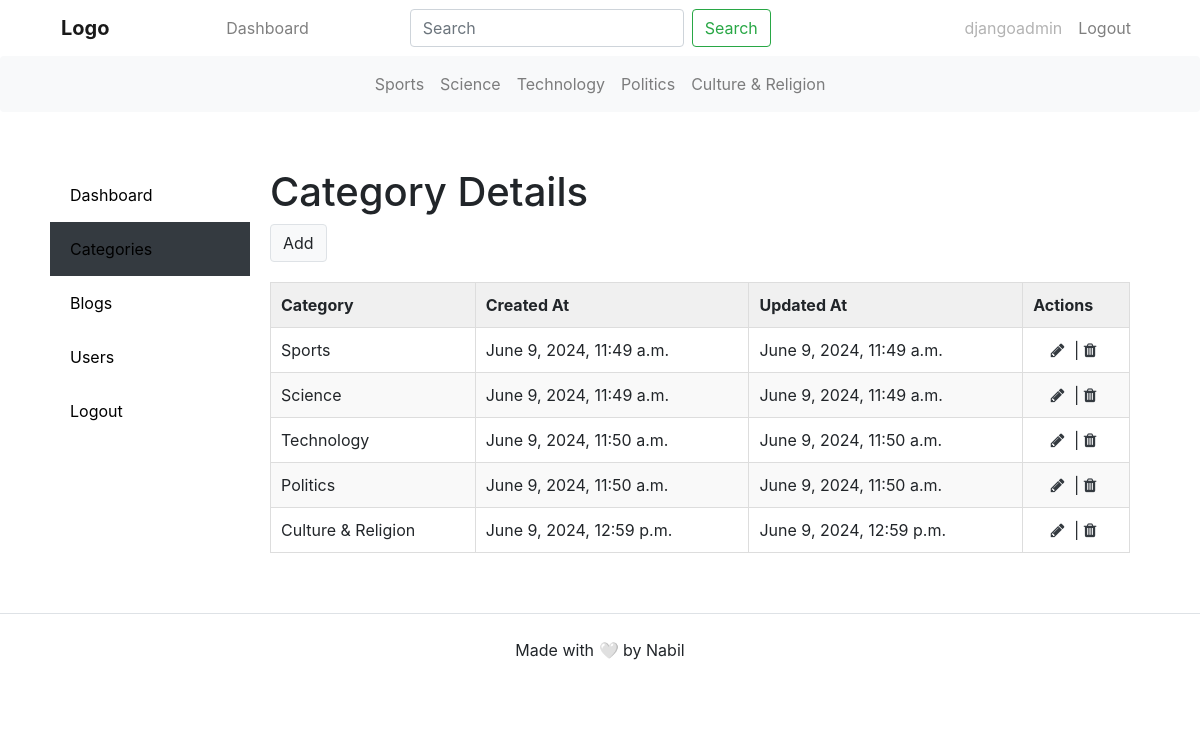
Screenshot of /dashboard/categories/ (signed in) with the database file from the repository.
### category/models.py (models this page shows, shortened)
class Category(models.Model):
    category = models.CharField(max_length=200, unique=True)
    created_at = models.DateTimeField(auto_now=True)
    updated_at = models.DateTimeField(auto_now_add=True)
    class Meta:
        verbose_name_plural = 'categories'

### dashboard/views.py (the view)
# urls.py: path('categories/', views.categories, name='categories'),
@login_required(login_url='login_view')
def categories(request):
    return render(request, 'dashboard/categories.html')

### category/context_processors.py (called while the page is built)
def get_category(request):
    categories = Category.objects.all()
    context = {
        'categories':categories,
    }
    return context

### templates/dashboard/categories.html (shortened to what this page needs)
{% extends 'base.html' %}
{% load static %}
{% block styles %}
  {{ block.super }}
  <link rel="stylesheet" href="{% static 'css/categories.css' %}">
{% endblock %}
{% block body %}
<div class="container dashboard-outer-container">
  <div class="dashboard-container">
    {% include 'dashboard/sidebar.html' %}
    <main class="dashboard-main-content">
      <section id="dashboard">
        <h1>Category Details</h1>
        <div class="add-button">
          <a href="{% url 'add_category' %}" class="btn border bg-light">Add</a>
        </div>
        <table class="dashboard-table">
          <thead>
            <tr>
              <th>Category</th>
              <th>Created At</th>
              <th>Updated At</th>
              <th>Actions</th>
            </tr>
          </thead>
          <tbody>
            {% for cat in categories %}
            <tr>
              <td>{{ cat.category }}</td>
              <td>{{ cat.created_at }}</td>
              <td>{{ cat.updated_at }}</td>
              <td>
                <a class="text-dark" href="{% url 'edit_categories' cat.id %}">
                  <i class="fa fa-pencil"></i>
                </a>
                |
                <a class="text-dark" href="{% url 'delete_categories' cat.id %}">
                  <i class="fa fa-trash"></i>
                </a>
              </td>
            </tr>
            {% endfor %}
          </tbody>
        </table>
      </section>
    </main>
  </div>
</div>
{% endblock %}

### templates/base.html (shortened to what this page needs)
{% load static %}
<!DOCTYPE html>
<html lang="en">
<head>
  <link rel="stylesheet" href="https://cdnjs.cloudflare.com/ajax/libs/font-awesome/4.7.0/css/font-awesome.min.css">
  <link href="https://stackpath.bootstrapcdn.com/bootstrap/4.5.2/css/bootstrap.min.css" rel="stylesheet">
  {% block styles %}
  <link href="{% static 'css/base.css' %}" rel="stylesheet">
  {% endblock %}
</head>
<body>
<div class="container">
  <nav class="navbar navbar-expand-lg navbar-light">
    <a class="navbar-brand" href="{% url 'home' %}">Logo</a>
    <div class="collapse navbar-collapse" id="navbarNav">
      <ul class="navbar-nav">
        {% if user.is_authenticated %}
        <li class="nav-item">
          <a class="nav-link" href="{% url 'dashboard' %}">Dashboard</a>
        </li>
        {% endif %}
      </ul>
      <form onsubmit="return validateForm();" action="{% url 'search' %}" method="GET" class="form-inline my-2 my-lg-0 navbar-search">
        <input name="search_keyword" id="search_keyword" class="form-control mr-sm-2" type="search" placeholder="Search" aria-label="Search">
        <button id="submit_button_search" class="btn btn-outline-success my-2 my-sm-0" type="submit">Search</button>
      </form>
      <ul class="navbar-nav ml-auto">
        {% if not user.is_authenticated %}
        <li class="nav-item">
          <a class="nav-link" href="{% url 'register' %}">Register</a>
        </li>
        <li class="nav-item">
          <a class="nav-link" href="{% url 'login_view' %}">Login</a>
        </li>
        {% else %}
        <li class="nav-item">
          <a class="nav-link disabled" href="">{{ user.username }}</a>
        </li>
        <li class="nav-item">
          <a class="nav-link" href="{% url 'logout_view' %}">Logout</a>
        </li>
        {% endif %}
      </ul>
    </div>
  </nav>
</div>
<nav class="navbar navbar-expand-lg navbar-light bg-light rounded mb-3">
  <div class="collapse navbar-collapse" id="navbarCategories">
    <ul class="navbar-nav mr-auto">
      {% for cat in categories %}
      <li class="nav-item">
        <a class="nav-link" href="{% url 'category_blog' cat.id %}">{{ cat.category }}</a>
      </li>
      {% endfor %}
    </ul>
  </div>
</nav>
{% block body %}{% endblock %}
<footer>
  <div class="p-4 text-center border-top">
    <p>Made with 🤍 by Nabil</p>
  </div>
</footer>
</body>
</html>

### static/css/base.css (style rules this page uses)
.navbar-brand { font-weight: bold; }
.navbar-nav { margin-left: auto; }
.navbar-search { margin-left: auto; margin-right: auto; }

### static/css/categories.css (style rules this page uses)
.dashboard-outer-container { display: flex; justify-content: center; align-items: center; height: 100%; padding: 20px; }
.dashboard-container { display: flex; width: 100%; max-width: 1200px; overflow: hidden; }
.dashboard-main-content { flex-grow: 1; padding: 20px; overflow-y: auto; }
.dashboard-main-content section { margin-bottom: 20px; }
.dashboard-table { width: 100%; border-collapse: collapse; margin-top: 20px; }
.dashboard-table th, .dashboard-table td { padding: 10px; border: 1px solid #ddd; text-align: left; }
.dashboard-table th { background-color: #f0f0f0; font-weight: bold; }
.dashboard-table tbody tr:nth-child(even) { background-color: #f9f9f9; }
.dashboard-table tbody tr td:last-child { text-align: center; }
.dashboard-table tbody tr td:last-child a { text-decoration: none; color: #007bff; margin-right: 5px; }

### rows the page displays
Category: category "Sports", created_at "June 9, 2024, 11:49 a.m.", updated_at "June 9, 2024, 11:49 a.m."
Category: category "Science", created_at "June 9, 2024, 11:49 a.m.", updated_at "June 9, 2024, 11:49 a.m."
Category: category "Technology", created_at "June 9, 2024, 11:50 a.m.", updated_at "June 9, 2024, 11:50 a.m."
Category: category "Politics", created_at "June 9, 2024, 11:50 a.m.", updated_at "June 9, 2024, 11:50 a.m."
Category: category "Culture & Religion", created_at "June 9, 2024, 12:59 p.m.", updated_at "June 9, 2024, 12:59 p.m."

### other values shown
{{ user.username }} "djangoadmin"
